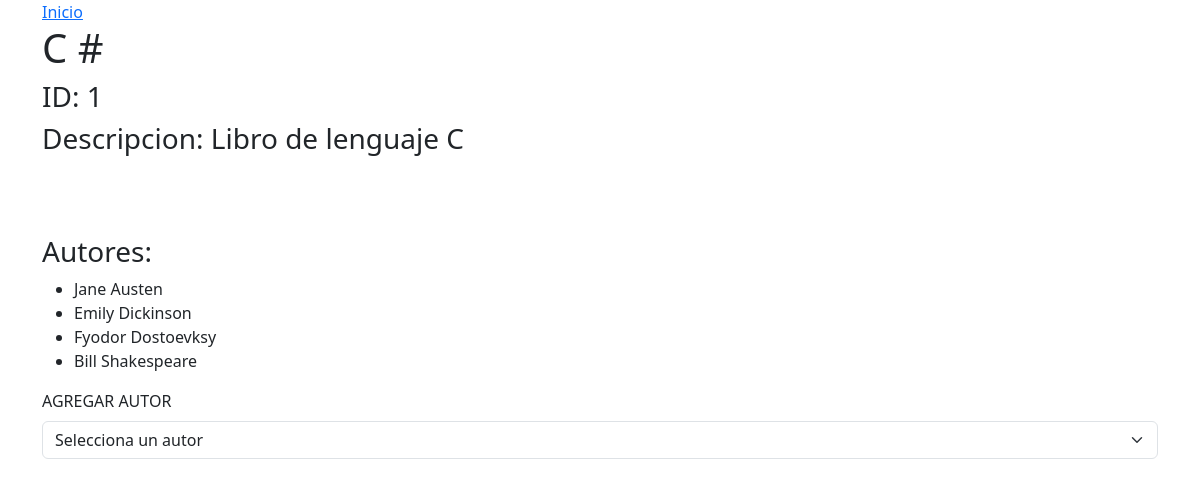
The page /libro_info/1 on the database its author committed.
### books_authors_app/models.py (models this page shows, shortened)
class Book(models.Model):
    title = models.CharField(max_length=255)
    desc = models.TextField(max_length=255)
    created_at = models.DateTimeField(auto_now_add=True)
    updated_at = models.DateTimeField(auto_now=True)

class Author(models.Model):
    first_name = models.CharField(max_length=255)
    last_name = models.CharField(max_length=255)
    notas = models.TextField(max_length=255)
    books = models.ManyToManyField(Book, related_name="authors")
    created_at = models.DateTimeField(auto_now_add=True)
    updated_at = models.DateTimeField(auto_now=True)
    def __str__(self):
        return f"{self.first_name} {self.last_name} {self.notas}"

### books_authors_app/views.py (the view)
# urls.py: path('libro_info/<int:id>', views.libro_info),
def libro_info(request,id):
    context = {
        'libro1' : Book.objects.get(id=id),
        'libro2' : Author.objects.all(),
    }
    return render(request, 'libros.html', context)

### books_authors_app/templates/libros.html (shortened to what this page needs)
<!DOCTYPE html>
<html lang="en">
<head>
    {% load static %}
    <link rel="stylesheet" href="{% static 'css/main.css' %}">
    {% load bootstrap5 %}
    {% bootstrap_css %}
</head>
<body>
    <div class="container">
        <div class="row">
            <div class="col">
                <a class="page-header text-center" href="/">Inicio</a>
                <h1>{{ libro1.title }}</h1>
                <h3>ID: {{libro1.id }}</h3>
                <h3>Descripcion: {{libro1.desc}}</h3>
            </div>
        </div>
    </div>
    <br>
    <br>
    <br>
    <div class="container">
            <div class="row">
                <div class="col">
                    <h3>Autores:</h3>
                    <ul>
                        {% for autor in libro1.authors.all%}
                            <li>{{autor}}</li>
                        {% endfor %}
                    </ul>
                </div>
            </div>
    </div>
<div class="container">
    <div class="row">
        <div class="col col-sm">
            <div class="mb-3">
                <label for="ingresar_autor" class="form-label"> AGREGAR AUTOR</label>
                <select class="form-select" name="autor">
                    <option select value=""> Selecciona un autor</option>
            </div>
        </div>
    </div>
</div>
</body>
</html>

### rows shown on the page
Book: title "C #", id "1", desc "Libro de lenguaje C"
Author: first_name+last_name+notas "Jane Austen"
Author: first_name+last_name+notas "Emily Dickinson"
Author: first_name+last_name+notas "Fyodor Dostoevksy"
Author: first_name+last_name+notas "Bill Shakespeare"
